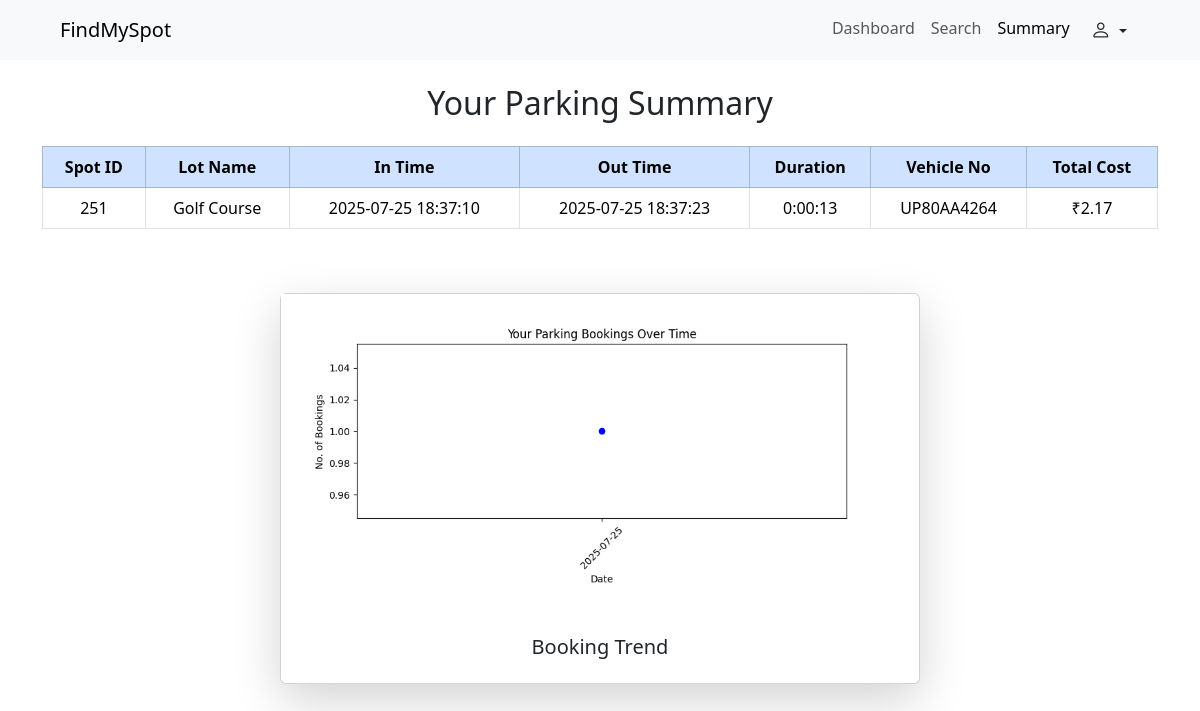
Before: /user/summary (signed in) with the older database file.
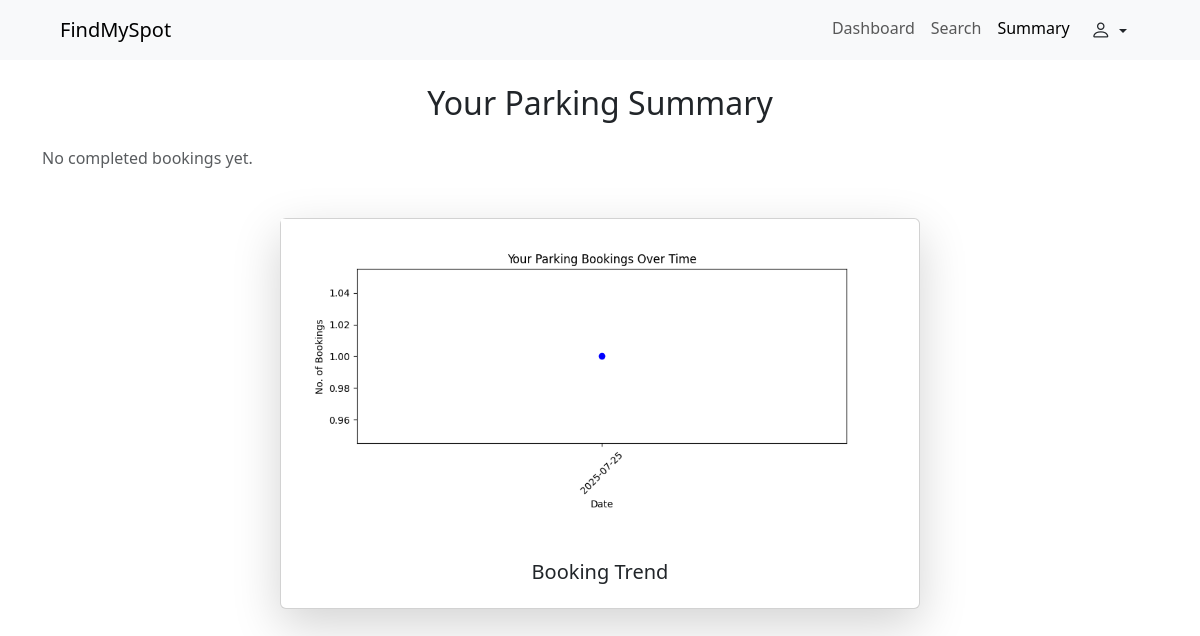
After: the same page with the newer database file.
### backend/models.py (models this page shows)
class ParkingLot(db.Model):
    __tablename__ = "Parking_Lot"
    id = db.Column(db.Integer , primary_key = True , autoincrement=True)
    prime_location_name = db.Column(db.String, nullable = False)
    price = db.Column(db.Integer, nullable = False) #####
    address = db.Column(db.String, nullable = False)
    city = db.Column(db.String , nullable = False)
    pin_code = db.Column(db.Integer, nullable = False)
    maximum_number_of_spots = db.Column(db.Integer, nullable = False)
    spots = db.relationship("ParkingSpot", backref = "Parking_Lot")
    reserved_parking_spot = db.relationship("ReservedParkingSpot" , backref="Parking_Lot")

class ReservedParkingSpot(db.Model):
    __tablename__ = "Reserved_Parking_Spot"
    id = db.Column(db.Integer , primary_key = True , autoincrement=True)
    spot_id = db.Column(db.Integer, db.ForeignKey("Parking_Spot.id"), nullable = False)
    user_id = db.Column(db.Integer, db.ForeignKey("user.id"), nullable = False)
    lot_id = db.Column(db.Integer, db.ForeignKey('Parking_Lot.id'), nullable=False)
    parking_timestamp = db.Column(db.String, nullable = False)
    leaving_timestamp = db.Column(db.String, nullable = False)
    vehicle_number = db.Column(db.String, nullable = False)
    parkingCost_unitTime = db.Column(db.Integer, nullable = False) ####
    total_cost = db.Column(db.Float, nullable=True)

### backend/routes.py (the view)
@app.route('/user/summary')
@login_required
def user_summary():
    from datetime import datetime
    from collections import defaultdict
    import matplotlib.pyplot as plt
    bookings = ReservedParkingSpot.query.filter_by(user_id=current_user.id).all()
    summary_data = []
    bookings_per_day = defaultdict(int)  # for line chart
    for booking in bookings:
        if booking.leaving_timestamp != "Not yet left":
            in_time = datetime.strptime(booking.parking_timestamp, "%Y-%m-%d %H:%M:%S")
            out_time = datetime.strptime(booking.leaving_timestamp, "%Y-%m-%d %H:%M:%S")
            duration = out_time - in_time
            total_cost = booking.total_cost or round((duration.total_seconds() / 3600) * booking.parkingCost_unitTime, 2)
            summary_data.append({
                'spot_id': booking.spot_id,
                'lot_name': booking.Parking_Lot.prime_location_name,
                'in_time': booking.parking_timestamp,
                'out_time': booking.leaving_timestamp,
                'duration': str(duration),
                'vehicle_number': booking.vehicle_number,
                'cost': f"₹{total_cost:.2f}"
            })
            date_only = in_time.date().isoformat()  # Extract YYYY-MM-DD
            bookings_per_day[date_only] += 1
    sorted_dates = sorted(bookings_per_day)
    booking_counts = [bookings_per_day[date] for date in sorted_dates]
    plt.figure(figsize=(8, 4))
    plt.plot(sorted_dates, booking_counts, marker='o', linestyle='-', color='blue')
    plt.xlabel("Date")
    plt.ylabel("No. of Bookings")
    plt.title("Your Parking Bookings Over Time")
    plt.xticks(rotation=45)
    plt.tight_layout()
    chart_path = "./static/user/user_booking_trend.png"
    plt.savefig(chart_path, bbox_inches='tight', pad_inches=0.5)
    plt.close()
    return render_template('/user/summary.html', summary_data=summary_data, chart_path=chart_path)

### app.py (called while the page is built)
def create_app():
    app = Flask(__name__)
    app.config["SQLALCHEMY_DATABASE_URI"] = "sqlite:///vehicle__app_db.sqlite3"
    app.config["SECRET_KEY"] = "thisismayankdhangar"
    db.init_app(app)
    login_manager = LoginManager(app)
    @login_manager.user_loader
    def load_user(email): #taking the id from cookies
        return db.session.query(User).filter_by(email = email).first() or db.session.query(Admin).filter_by(email = email).first()
    app.app_context().push()
    db.create_all()
    return app

### templates/user/summary.html (shortened to what this page needs)
<!DOCTYPE html>
<html lang="en">
<head>
    <link href="https://cdn.jsdelivr.net/npm/bootstrap@5.3.7/dist/css/bootstrap.min.css" rel="stylesheet"
>
    <link rel="stylesheet" href="https://cdn.jsdelivr.net/npm/bootstrap-icons@1.13.1/font/bootstrap-icons.min.css">
</head>
<body>
    <nav class="navbar sticky-top navbar-expand-lg bg-body-tertiary">
        <div class="container-fluid ms-5">
            <a class="navbar-brand" href="#">FindMySpot</a>
            <div class="collapse navbar-collapse" id="navbarSupportedContent">
                <ul class="navbar-nav ms-auto me-5">
                    <li class="nav-item">
                        <a class="nav-link" href="/user/dashboard">Dashboard</a>
                    </li>
                    <li class="nav-item">
                        <a class="nav-link" href="/user/search">Search</a>
                    </li>
                    <li class="nav-item">
                        <a class="nav-link active" aria-current="page"href="/user/summary">Summary</a>
                    </li>
                    <div class="dropdown">
                        <button class="btn dropdown-toggle" type="button" data-bs-toggle="dropdown"
                            aria-expanded="false">
                            <i class="bi bi-person fs-5"></i>
                        </button>
                    </div>
                </ul>
            </div>
        </div>
    </nav>
    <div class="container mt-4">
        <h2 class="mb-4 text-center">Your Parking Summary</h2>
        {% if summary_data %}
        <div class="table-responsive text-center">
            <table class="table table-bordered table-hover">
                <thead class="table-primary">
                    <tr>
                        <th>Spot ID</th>
                        <th>Lot Name</th>
                        <th>In Time</th>
                        <th>Out Time</th>
                        <th>Duration</th>
                        <th>Vehicle No</th>
                        <th>Total Cost</th>
                    </tr>
                </thead>
                <tbody>
                    {% for entry in summary_data %}
                    <tr>
                        <td>{{ entry.spot_id }}</td>
                        <td>{{ entry.lot_name }}</td>
                        <td>{{ entry.in_time }}</td>
                        <td>{{ entry.out_time }}</td>
                        <td>{{ entry.duration }}</td>
                        <td>{{ entry.vehicle_number }}</td>
                        <td>{{ entry.cost }}</td>
                    </tr>
                    {% endfor %}
                </tbody>
            </table>
        </div>
        {% else %}
            <p class="text-muted">No completed bookings yet.</p>
        {% endif %}
    </div>
    <div class="card mx-auto my-5 shadow-lg" style="width:40rem">
        <img src="/static/user/user_booking_trend.png" alt="Booking Trend Line Chart" class="img-fluid" style="max-width: 600px;">
        <div class="card-body text-center">
            <h5 class="card-title">Booking Trend</h5>
        </div>
    </div>
</body>
</html>

Changed rows visible on the page:
no longer on this page (row unchanged): ParkingLot: lot_name "Golf Course"
removed ReservedParkingSpot: in_time "2025-07-25 18:37:10", out_time "2025-07-25 18:37:23", vehicle_number "UP80AA4264"
Other visible differences:
text no longer shown: "Spot ID Lot Name In Time Out Time Duration Vehicle No Total Cost"
text now shown: "No completed bookings yet."
list line gone: "251 0:00:13 ₹2.17"
